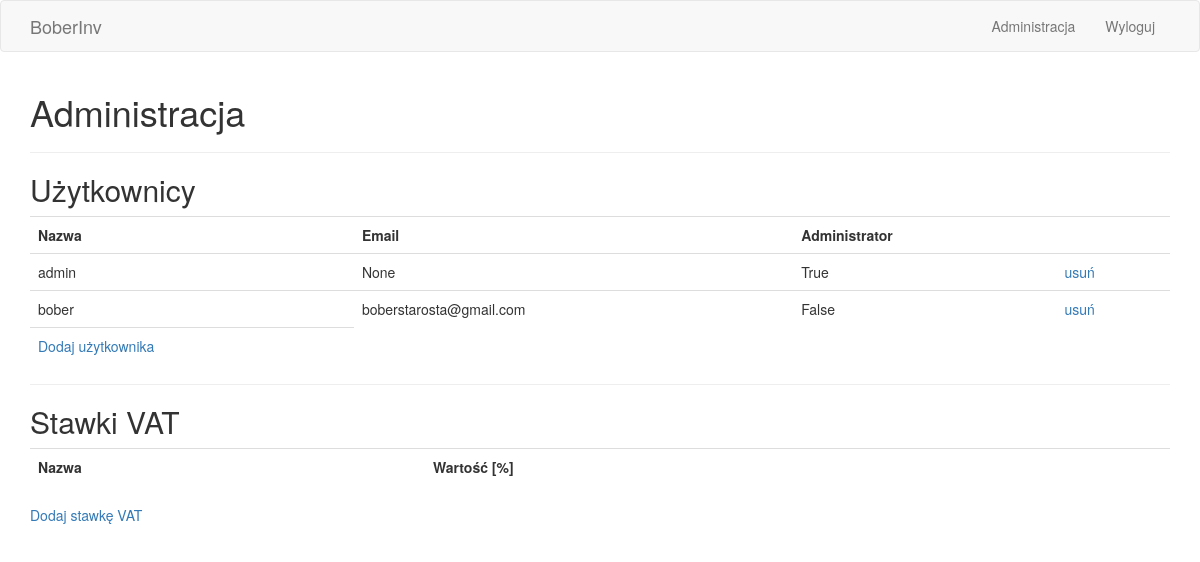
Page /admin/ (signed in) on the earlier database version.
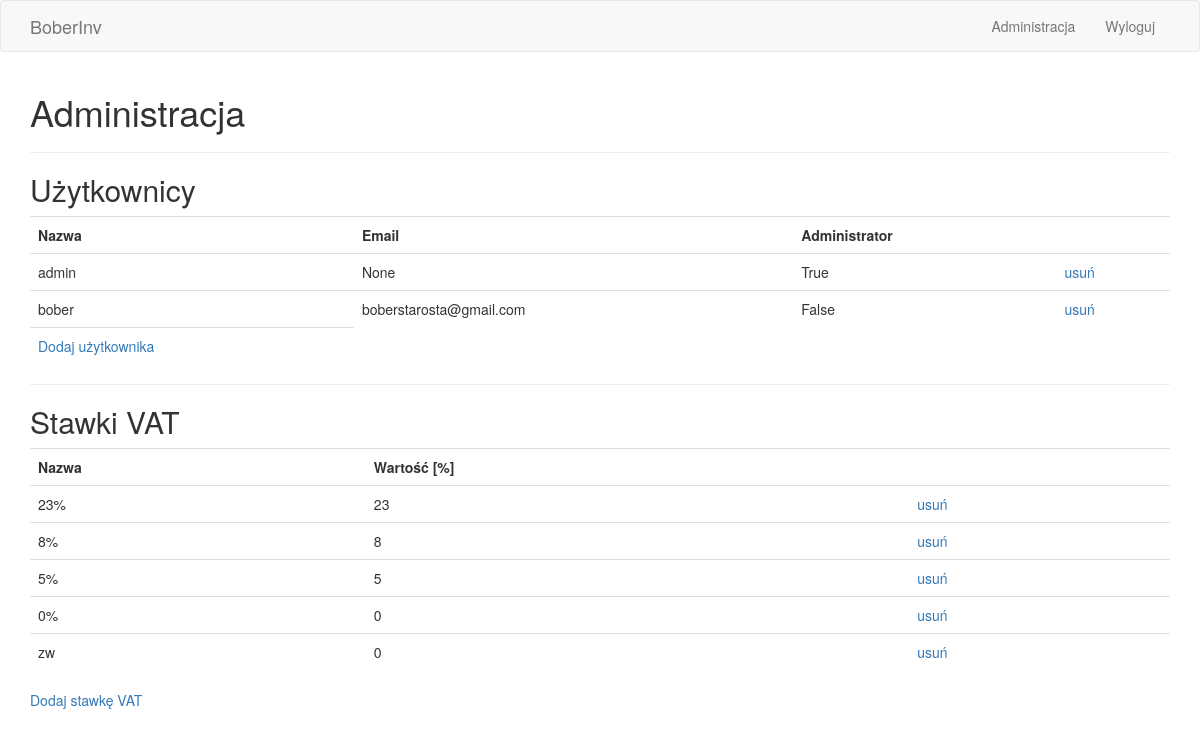
Same page on the later database version.
### app/models.py (models this page shows, shortened)
class User(UserMixin, db.Model):
    id = db.Column(db.Integer, primary_key=True)
    username = db.Column(db.String(64), index=True, unique=True)
    email = db.Column(db.String(120), index=True, unique=True)
    password_hash = db.Column(db.String(128))
    is_admin = db.Column(db.Boolean, default=False)

class Rate(db.Model):
    id = db.Column(db.Integer, primary_key=True)
    name = db.Column(db.String(20), index=True)
    value = db.Column(db.Integer)
    items = db.relationship('Item', backref='rate', lazy='dynamic')

### app/admin/routes.py (the view)
@bp.route('/')
@login_required
@admin_required
def index():
    users = User.query.order_by(User.username).all()
    rates = Rate.query.all()
    return render_template('admin/index.html', title='Administracja',
                           users=users, rates=rates)

### app/admin/routes.py (called while the page is built)
def admin_required(f):
    @wraps(f)
    def wrapper(*args, **kwargs):
        if not current_user.is_admin:
            abort(403)
        return f(*args, **kwargs)
    return wrapper

### app/models.py (called while the page is built)
@login.user_loader
def load_user(id):
    return User.query.get(int(id))

### app/templates/admin/index.html
{% extends "base.html" %}
{% block app_content %}
  <h1>Administracja</h1>
  <hr>
  <h2>Użytkownicy</h2>
  <table class="table table-hover">
    <tr>
      <th>Nazwa</th>
      <th>Email</th>
      <th>Administrator</th>
      <th></th>
    </tr>
    {% for user in users %}
      <tr>
        <td>{{ user.username }}</td>
        <td>{{ user.email }}</td>
        <td>{{ user.is_admin }}</td>
        <td>
          <a href="{{ url_for('admin.delete_user', id=user.id) }}">usuń</a>
        </td>
      </tr>
    {% endfor %}
    <tr>
      <td><a href="{{ url_for('admin.create_user') }}">Dodaj użytkownika</a></td>
    </tr>
  </table>
  <hr>
  <h2>Stawki VAT</h2>
  <table class="table table-hover">
    <tr>
      <th>Nazwa</th>
      <th>Wartość [%]</th>
      <th></th>
    </tr>
    {% for rate in rates %}
      <tr>
        <td>{{ rate.name }}</td>
        <td>{{ rate.value }}</td>
        <td>
          <a href="{{ url_for('admin.delete_rate', id=rate.id) }}">usuń</a>
        </td>
      </tr>
    {% endfor %}
  </table>
  <p><a href="{{ url_for('admin.create_rate') }}">Dodaj stawkę VAT</a></p>
{% endblock %}

### app/templates/base.html (shortened to what this page needs)
{% extends 'bootstrap/base.html' %}
{% block navbar %}
  <nav class="navbar navbar-default">
    <div class="container">
      <div class="navbar-header">
        <a class="navbar-brand" href="{{ url_for('main.index') }}">BoberInv</a>
      </div>
      <div class="collapse navbar-collapse" id="bs-example-navbar-collapse-1">
        <ul class="nav navbar-nav">
          <li><a href="{{ url_for('main.index') }}">&nbsp</a></li>
        </ul>
        <ul class="nav navbar-nav navbar-right">
          {% if current_user.is_anonymous %}
            <li><a href="{{ url_for('auth.login') }}">Zaloguj</a></li>
          {% else %}
            {% if current_user.is_admin %}
              <li><a href="{{ url_for('admin.index') }}">Administracja</a></li>
            {% endif %}
            <li><a href="{{ url_for('auth.logout') }}">Wyloguj</a></li>
          {% endif %}
        </ul>
      </div>
    </div>
  </nav>
{% endblock %}
{% block content %}
  <div class="container">
    {% block app_content %}{% endblock %}
  </div>
{% endblock %}

Differences in the rows shown:
added Rate: name "23%", value "23"
added Rate: name "8%", value "8"
added Rate: name "5%", value "5"
added Rate: name "0%", value "0"
added Rate: name "zw", value "0"
